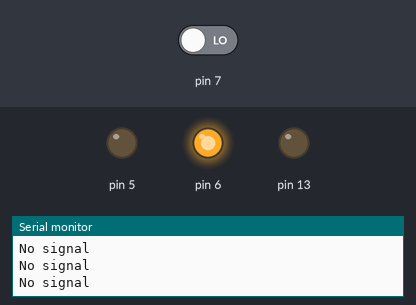
A sketch run on a simulated Arduino Uno, built with avr-gcc and run on an emulated ATmega328P. Parts: output pins drawn as LEDs (lit = HIGH), the last lines printed to the serial monitor. Inputs (shaded band) come from the test bench; at power-on: pin 7 LOW.

Above: at 1.4 s.
1.5 s: pin 7 driven HIGH
At 2.1 s:
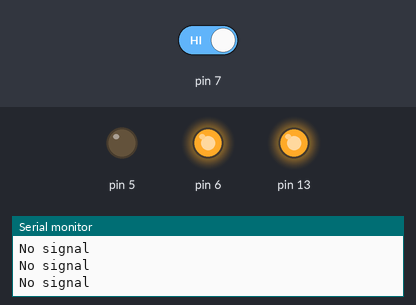
3.0 s: pin 7 driven LOW
At 4.4 s:
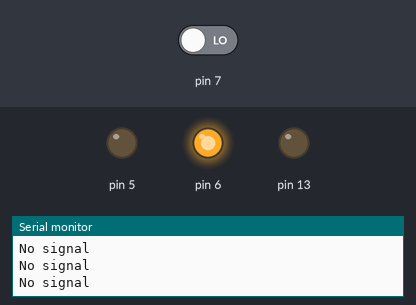
Timing chart, 0 to 6.0 s (numbered marks = the images above; inputs shaded):
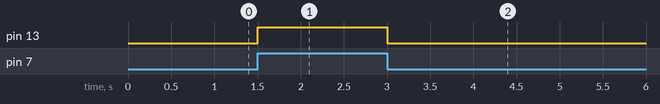

The sketch:

IRSensor_Onboard.ino
```cpp
void setup() {
  // put your setup code here, to run once:
Serial.begin(9600);
pinMode(5,OUTPUT);
digitalWrite(5,LOW);
pinMode(6,OUTPUT);
digitalWrite(6,OUTPUT);
pinMode(7,INPUT);
pinMode(13,OUTPUT);
digitalWrite(13,LOW);
}

void loop() {
  // put your main code here, to run repeatedly:
char ir=digitalRead(7);
if(ir==1){
  digitalWrite(13,HIGH);
}
else{
  digitalWrite(13,LOW);
  Serial.println("No signal");
}
delay(300);
}
```

Measured:
- after the input at 1.5 s, pin 13: LOW → HIGH at once
- after the input at 3.0 s, pin 13: HIGH → LOW at once
